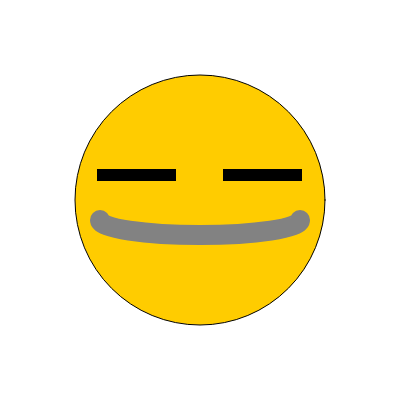
Frame 1 (no input)
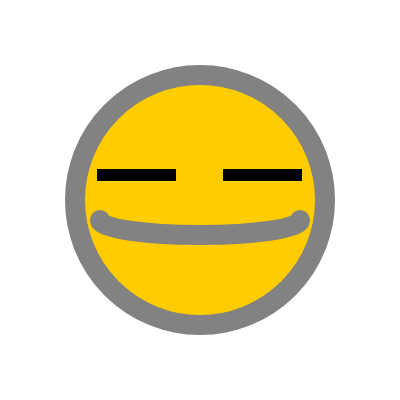
Frame 60 (no input)
Frame 120 (the mouse pressed at the canvas centre since frame 60): identical to frame 60, image omitted

The p5.js sketch that drew these frames (run headless with seeded random() and noise() and a simulated clock; from frame 60 on, the mouse is pressed at the canvas centre):

// p5.js sketch
// ── sketch.js
function setup() {
  createCanvas(400, 400);
}

function draw() {
  background(255);

  fill(255, 204, 0);
  ellipse(width / 2, height /2, 250, 250);

  noStroke();
  fill(0);
  rect(97, 169, 79, 12);
  rect(223, 169, 79, 12);

  noFill();
  stroke(130);
  strokeWeight(20);
  arc(width / 2, height / 2 + 20, 200, 30, 0, PI);

}
